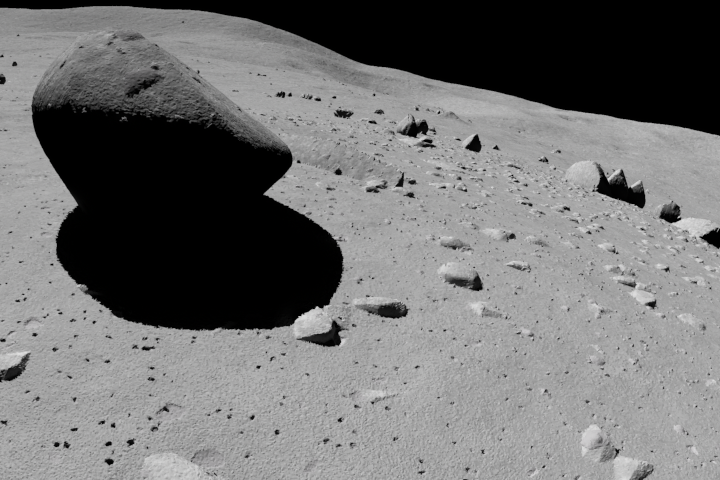
#> input picture Lab/Lab Mid/Open Lab with Instructions/dataset/images/render0351.png, 720 x 480 px, found by its file name
$ python 'K-Means Clustering Intensity.py'
#> lines starting #> are read from the running program, lines starting #| are printed output that depends on the picture
import cv2 as cv
import numpy as np
import math


def initial_centroids(image, k):
#> called with k = 3
    unique_values = np.unique(image)
#> unique_values = 224 values from 0 to 223

    init_centroids = np.random.choice(unique_values, k, replace=False)
#> init_centroids = [96, 203, 169]
    return np.array(init_centroids, dtype=np.uint8)


def assign_cluster(image, centroids):
    rows, cols = image.shape
    labels = np.zeros((rows, cols), dtype=np.uint8)

    for i in range(rows):
        for j in range(cols):
            min_dist = float('inf')
            close_cluster = -1

            for index, centroid_intensity in enumerate(centroids):
                distance = abs(int(centroid_intensity) - int(image[i][j]))

                if distance < min_dist:
                    min_dist = distance
                    close_cluster = index

            labels[i][j] = close_cluster

    return labels


def update_centroids(image, labels, k):
    new_centroids = []

    for cluster in range(k):
        cluster_points = image[labels == cluster]

        if len(cluster_points) == 0:
            new_centroids.append(0)
        else:
            new_centroid = np.mean(cluster_points)
            new_centroids.append(new_centroid)

    return np.array(new_centroids, dtype=np.uint8)


def k_clustering(image, k, tolerance):
    centroids = initial_centroids(image, k)
#> centroids = [96, 203, 169]
    rows, cols = image.shape
#> rows = 480; cols = 720

    while True:
        labels = assign_cluster(image, centroids)
        new_centroids = update_centroids(image, labels, k)
        print("In this loop")

        converge = True
        for i in range(len(centroids)):
            distance = abs(centroids[i] - new_centroids[i])
            if distance > tolerance:
                converge = False
                break

        if converge:
            break

        centroids = new_centroids
#> this loop made 14 passes
#> centroids on passes 1 to 12: [22, 195, 162], [6, 188, 158], [4, 180, 155], [4, 174, 152], [4, 170, 147], [3, 167, 140], [3, 166, 132], [2, 165, 124], [2, 164, 119], [2, 164, 115], [1, 163, 113], [1, 163, 111]
#> new_centroids on pass 14: [1, 163, 110]
#> pass 1, in k_clustering, `labels = assign_cluster(image, centroids)`:
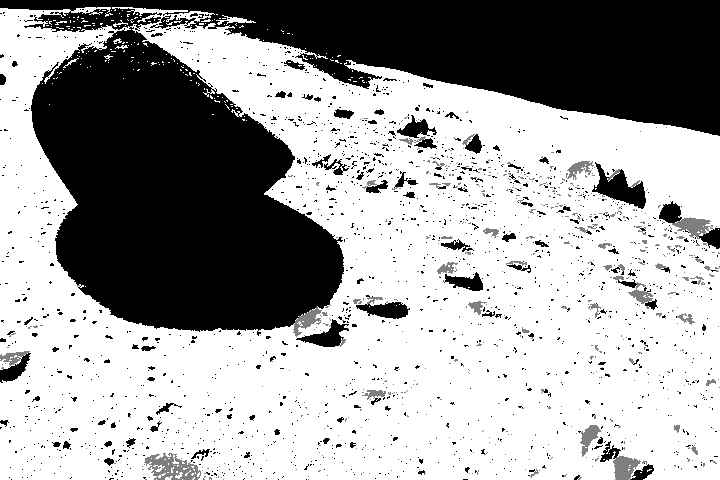
#> labels: shape (480, 720); min 0, max 2, mean 1.27; drawn with min black and max white
#> pass 2, in k_clustering, `labels = assign_cluster(image, centroids)`:
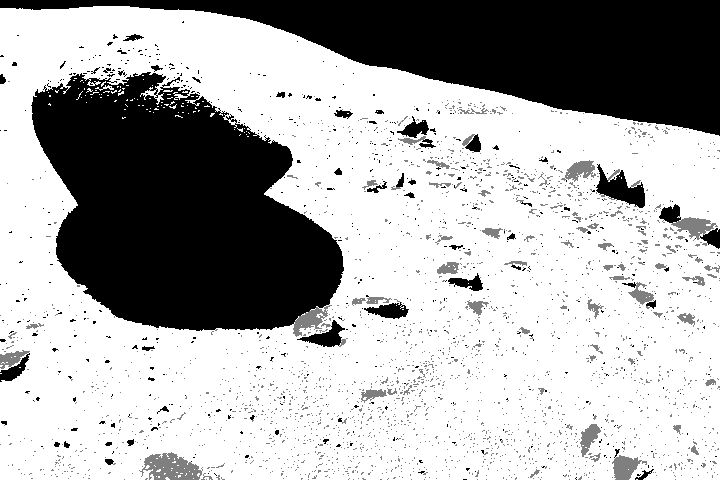
#> labels: shape (480, 720); min 0, max 2, mean 1.36; drawn with min black and max white
#> pass 3, in k_clustering, `labels = assign_cluster(image, centroids)`:
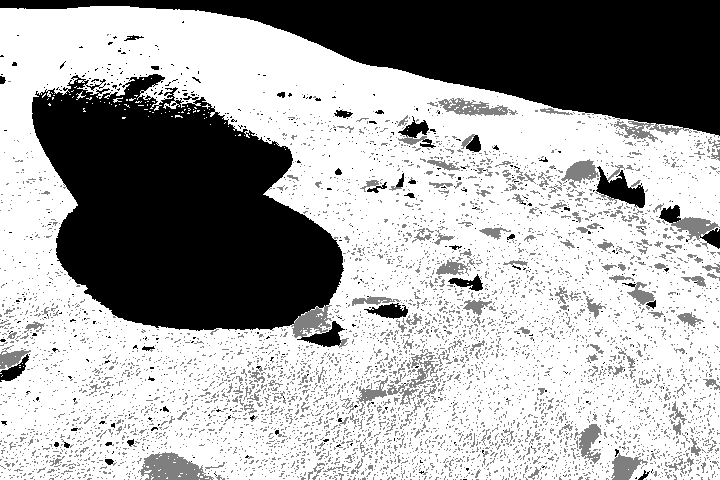
#> labels: shape (480, 720); min 0, max 2, mean 1.32; drawn with min black and max white

    segmented_image = np.zeros((rows, cols), dtype = np.uint8)
    for cluster in range(k):
        segmented_image[labels == cluster] = int(255 / (k - 1)) * cluster

    print(np.unique(segmented_image))

    return segmented_image


# Main
image = cv.imread(r"D:\Uni\Semester 6\DIP\Self\Lab\Lab Mid\Open Lab with Instructions\dataset\images\render0351.png", 0)
segmented_image = k_clustering(image, 3, 0)
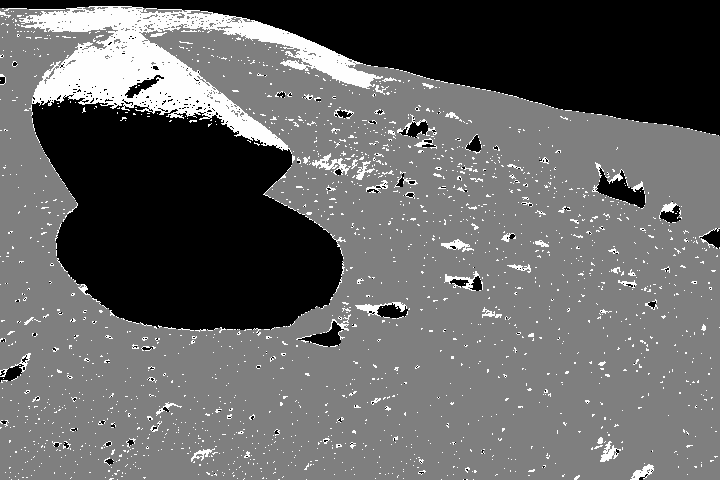
#> segmented_image: shape (480, 720); min 0, max 254, mean 101.2

cv.imshow("Original Image", image)
cv.imshow("K Means Segmentation", segmented_image)
cv.waitKey()
